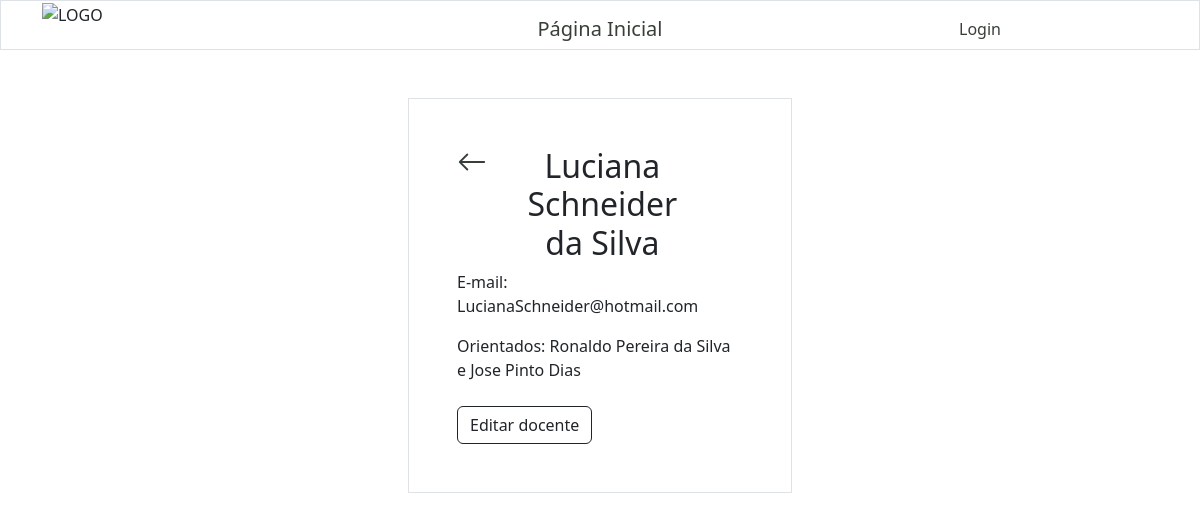
The app's page /docentes/docenteInfo/1/, older data.
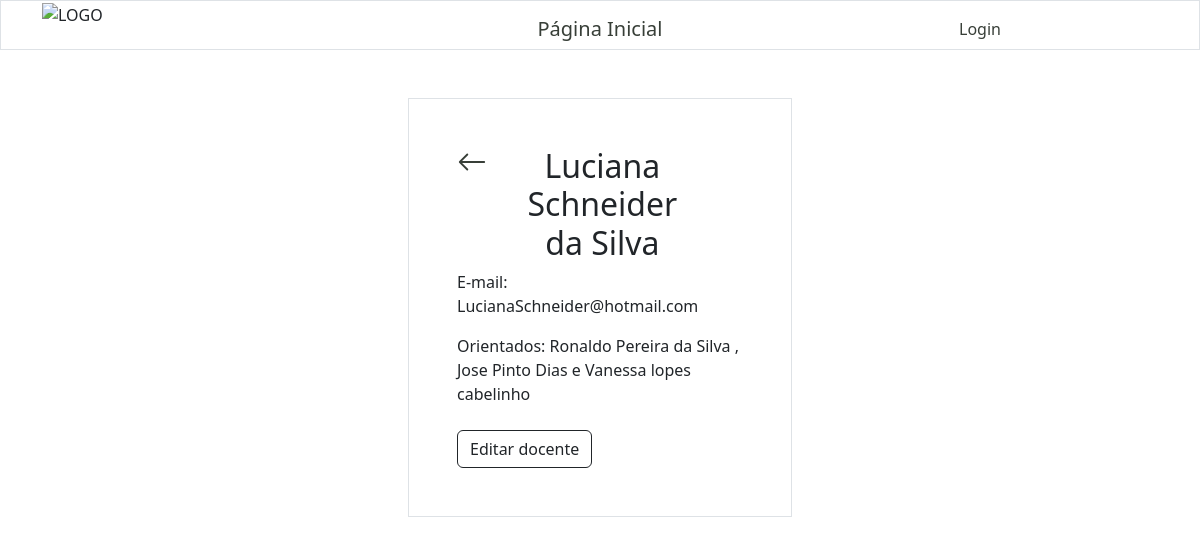
The same page, newer data.
### alunos/models.py (models this page shows)
class Aluno(models.Model):
    nome = models.CharField(max_length=255)
    sobrenome = models.CharField(max_length=255)
    curso = models.ForeignKey(Turma, on_delete=models.SET_NULL, null=True)
    orientadores = models.ManyToManyField('docentes.Docente', related_name='alunos_orientados')
    defesa = models.BooleanField(blank=True)
    data_defesa = models.DateField(null=True, blank=True)
    artigo = models.URLField(max_length=400, blank=True)
    bolsista = models.CharField(max_length=30)
    obs = models.TextField(max_length=255, blank=True)
    email = models.EmailField(max_length=255, null=True)
    matricula = models.CharField(max_length=20, null=True)
    def __str__(self):
        return f"{self.nome} {self.sobrenome}"

### docentes/views.py (the view)
# urls.py: path('docentes/docenteInfo/<int:id>/', views.docenteInfo, name='docenteInfo'),
def docenteInfo(request, id):
    docenteID = get_object_or_404(Docente, id=id)
    template = loader.get_template('docenteInfo.html')
    alunos_orientados = docenteID.alunos_orientados.all()
    context = {'docenteID': docenteID, 'alunos_orientados': alunos_orientados }
    return HttpResponse(template.render(context, request))

### docentes/templates/docenteInfo.html (shortened to what this page needs)
{% extends "master.html" %}
{% block content %}
    {% include "header.html" %}
    <div class="row">
        <div class="col"></div>
        <div class="col">
            <div class="container p-5 my-5 border">
                <div class="row">
                    <div class="col">
                        <a href="/docentes">
                            <svg xmlns="http://www.w3.org/2000/svg" width="30" height="30" fill="currentColor" class="bi bi-arrow-left" viewBox="0 0 16 16">
                                <path fill-rule="evenodd" d="M15 8a.5.5 0 0 0-.5-.5H2.707l3.147-3.146a.5.5 0 1 0-.708-.708l-4 4a.5.5 0 0 0 0 .708l4 4a.5.5 0 0 0 .708-.708L2.707 8.5H14.5A.5.5 0 0 0 15 8"/>
                            </svg>
                        </a>
                    </div>
                    <div class="col-8">
                        <h2 class="text-center">
                            {{ docenteID.nome }} {{ docenteID.sobrenome }}
                        </h2>
                    </div>
                    <div class="col"></div>
                </div>
                <p>E-mail: {{ docenteID.email }}</p>
                {%if alunos_orientados.count > 0 %}
                    <p>Orientados:
                        {% for orientados in alunos_orientados %}
                            {{orientados}} {% if forloop.counter == alunos_orientados|length|add:-1 %} e {% elif not forloop.last %}, {% endif %}
                        {% endfor %}
                    </p>
                {% else %}
                    <p> Orientados: Nenhum </p>
                {%endif%}
                <div class="container px-0 mt-4">
                    <a href="{% url 'editar_docente' docenteID.id %}">
                        <button type="button" class="btn btn-outline-dark">
                            Editar docente
                        </button>
                    </a>
                </div>
            </div>
        </div>
        <div class="col"></div>
    </div>
{% endblock %}

Row changes from the older to the newer data that the page shows:
computed for Aluno "Ronaldo Pereira da Silva": text "e" → ","
shown differently, row unchanged: Aluno "Jose Pinto Dias": now shows "e"
added Aluno: nome+sobrenome "Vanessa lopes cabelinho"
